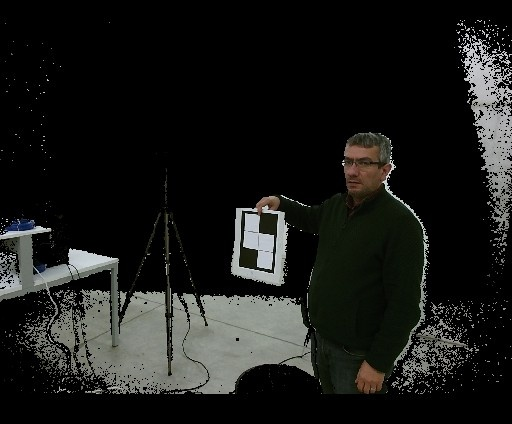
#> input picture 021401644747_1.jpg, 512 x 424 px
$ python resize.py 021401644747_1.jpg
#> lines starting #> are read from the running program, lines starting #| are printed output that depends on the picture
'''
python-opencv tutorial
Resize image to half size and
convert to gray scale image.
Usage:
	01_resize_and_convertColor.py imagefile
  copyright Kouji Yatou <kouji.yatou@gmail.com>
   Licensed under the Apache License, Version 2.0 (the "License");
   you may not use this file except in compliance with the License.
   You may obtain a copy of the License at
       http://www.apache.org/licenses/LICENSE-2.0
   Unless required by applicable law or agreed to in writing, software
   distributed under the License is distributed on an "AS IS" BASIS,
   WITHOUT WARRANTIES OR CONDITIONS OF ANY KIND, either express or implied.
   See the License for the specific language governing permissions and
   limitations under the License.
'''

# import opencv library
import cv2
import sys

argvs = sys.argv
if (len(argvs) != 2):
    print
    'Usage: # python %s filename' % argvs[0]
    quit()

imagefilename = argvs[1]
try:
    img = cv2.imread(imagefilename, 1)
#> img is the input picture: shape (424, 512, 3); mean B, G, R 25.1, 27.2, 26.3
except:
    print
    'faild to load %s' % imagefilename
    quit()

# define small image size
imgsize = img.shape
#> imgsize = (424, 512, 3)

# (height,width,depth)

simg_width = imgsize[1] / 2
#> simg_width = 256
simg_height = imgsize[0] / 2
#> simg_height = 212

# half size and grayscale image
simg = cv2.resize(img, (simg_width, simg_height))
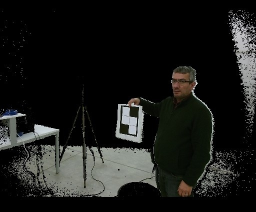
#> simg: shape (212, 256, 3); mean B, G, R 25.2, 27.2, 26.4
gimg = cv2.cvtColor(simg, cv2.COLOR_BGR2GRAY)

cv2.imshow('Half Size', simg)
cv2.imshow('GrayScale', gimg)

print
'Press any key to exit.'

cv2.waitKey(0)

$ run again, on 097663440347_0_depth.jpg
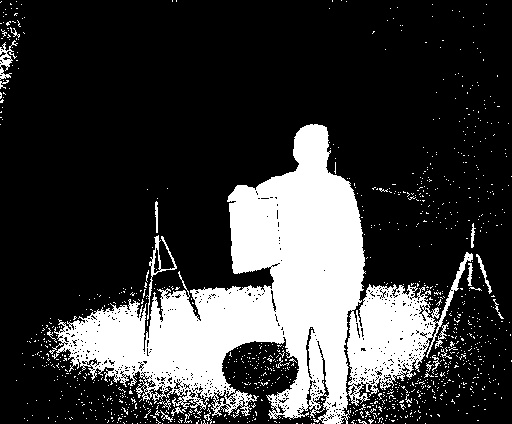
#> input picture 097663440347_0_depth.jpg, 512 x 424 px
#> img is the input picture: shape (424, 512, 3); min 0, max 255, mean 58.7
#> `simg = cv2.resize(img, (simg_width, simg_height))`:
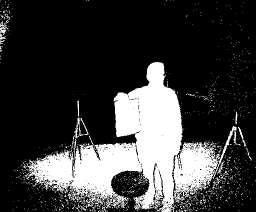
#> simg: shape (212, 256, 3); min 0, max 255, mean 58.7
